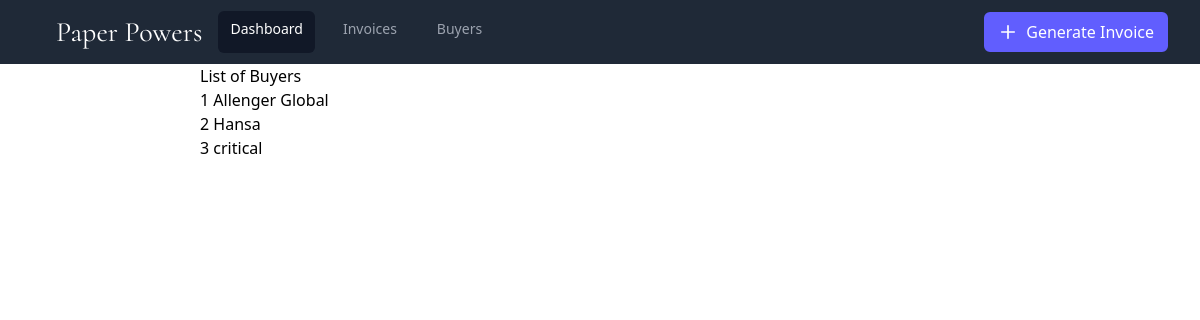
The app's page /buyers/ with its own data.
### buyer/models.py (models this page shows, shortened)
class Buyer(models.Model):
    buyerID=models.AutoField(primary_key=True)
    name=models.CharField(max_length=64)
    adr=models.CharField(max_length=128)
    state=models.CharField(max_length=32)
    pin=models.IntegerField()
    gst=models.CharField(max_length=15)

### buyer/views.py (the view)
# urls.py: path('',views.buyers, name='buyers'),
def buyers(request):
    buyers=Buyer.objects.all()
    context={
        'buyers':buyers
    }
    return render(request, 'buyers.html',context)

### templates/buyers.html (shortened to what this page needs)
{% extends 'base.html' %}
{% block body %}
<div>
    <h3>List of Buyers</h3>
    {% for buyer in buyers %}
    <p>{{forloop.counter}}  {{buyer.name}}</p>
    {% endfor %}
</div>
{% endblock body %}

### templates/base.html (style rules this page uses)
:root { --bg-color: #1F2937; --hover-bg-color: #374151; --highlight-color: #111827; --active-text-color: #FFFFFF; --text-color: #9CA3AF; --primary-accent: #615EFE; --hover-accent: #8d8bfe ; }

### records on screen
Buyer: name "Allenger Global"
Buyer: name "Hansa"
Buyer: name "critical"
